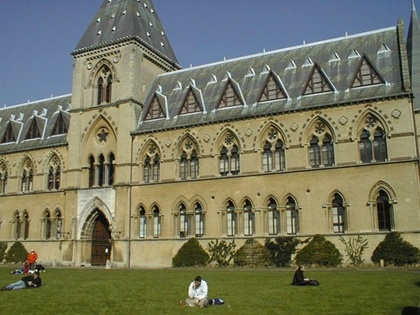
%> input picture Assignment5/epipolar/library1.jpg, 420 x 315 px, shrunk from 512 x 384 before the run
$ octave find_matches_ransac.m   (GNU Octave 9; MATLAB toolbox functions it lacks are replaced by stand-ins)
%> lines starting %> are read from the running program, lines starting %| are printed output that depends on the picture; in (x1, y1, x2, y2) boxes, pixels count from 0 and x2, y2 are one past the last pixel; in counts of white or black regions, pixels touching at a corner belong together; the program's own positions count from 1
### Assignment5/image_derivatives.m
function [Ix, Iy] = image_derivatives(I, sigma)
    G = gauss(sigma);
    D = gaussdx(sigma);
    Ix = conv2(conv2(I, G', 'same'), D, 'same');
    Iy = conv2(conv2(I, G, 'same'), D', 'same');
end

### Assignment5/image_derivatives2.m
function [Ixx, Iyy, Ixy] = image_derivatives2(I, sigma)
    [Ix, Iy] = image_derivatives(I, sigma);
    G = gauss(sigma);
    D = gaussdx(sigma);
    Ixx = conv2(conv2(Ix, G', 'same'), D, 'same');
    Iyy = conv2(conv2(Iy, G, 'same'), D', 'same');
    Ixy = conv2(conv2(Iy, D, 'same'), D', 'same');
end

### Assignment5/hessian_points.m
function [I_hess, px, py] = hessian_points( I, sigma, threshold)
%det(H(x, y)) = ?4(Ixx(x, y; ?)Iyy(x, y; ?) ? Ixy(x, y; ?)2)
[Ixx, Iyy, Ixy] = image_derivatives2(I, sigma);
I_hess = sigma^4*((Ixx.*Iyy) - Ixy.^2);

%nonmaxima supression
px = [];
py = [];

for i = 2:size(I_hess, 1)-1
    for j = 2:size(I_hess,2)-1
       M = I_hess(i-1:i+1, j-1:j+1);
       M(2,2) = 0;
       v = M(:);
       B = v>I_hess(i,j);
       if sum(B) == 0 && I_hess(i,j) >= threshold
           px = [px; i];
           py = [py; j];
       end
    end
end
end

### Assignment5/find_matches.m
function M = find_matches(I1, I2, sigma1, sigma2, t, bins, m)

[Hess1, py1, px1] = hessian_points(I1, sigma1, t);
[Hess2, py2, px2] = hessian_points(I2, sigma1, t);
D1 = descriptors_maglap(I1, px1, py1, m, sigma2, bins);
D2 = descriptors_maglap(I2, px2, py2, m, sigma2, bins);
[indices1, distances1] = find_correspondences(D1, D2);
[indices2, distances2] = find_correspondences(D2,D1);

match = 1;
M = [];

for i=1:length(indices1)
   j = indices1(i);
   if indices2(j) == i
       M = [M; zeros(1,5)];
       M(match,1) = px1(i);
       M(match,2) = py1(i);
       M(match,3) = px2(j);
       M(match,4) = py2(j);
       M(match,5) = distances1(i);
       match = match + 1;
   end
end

M = sortrows(M, 5);
%M = M(1:min(size(M,1),20),:);

end

### Assignment5/descriptors_maglap.m
function D = descriptors_maglap(I, px, py, m, sigma, bins)
rad = round((m - 1) / 2);
[h, w] = size(I);
D = zeros(length(px), bins ^ 2);
[Imag, Ilap] = features_maglap(I, sigma, bins);
for i = 1 : length(px)
minx = max([px(i) - rad, 1]);
maxx = min([px(i) + rad, w]);
miny = max([py(i) - rad, 1]);
maxy = min([py(i) + rad, h]);
Rmag = Imag(miny:maxy, minx:maxx);
Rlap = Ilap(miny:maxy, minx:maxx);
d = accumarray(cat(2, Rmag(:), Rlap(:)), 1, [bins, bins]);
D(i,:) = d(:) / sum(d(:));
end
end

### Assignment5/gradient_magnitude.m
function [Imag, Idir] = gradient_magnitude(I, sigma)
    [Ix, Iy] = image_derivatives(I, sigma);
    Imag = sqrt(Ix.^2+Iy.^2);
    Idir = atan2(Ix,Iy);
end

### Assignment5/features_maglap.m
function [Imag, Ilap] = features_maglap(I, sigma, bins)

    Imag = gradient_magnitude(I, sigma);
    [imgDxx, imgDxy, imgDyy] = image_derivatives2(I, sigma);
    Ilap = imgDxx + imgDyy;

    Imag(Imag > 100) = 100;
    Imag = floor(Imag * (bins / 101)) + 1;

    Ilap = Ilap + 60;
    Ilap(Ilap < 0) = 0;
    Ilap(Ilap > 119) = 119;
    Ilap = floor(Ilap * (bins / 120)) + 1;

### Assignment5/find_correspondences.m
function [indices, distances] = find_correspondences(D1, D2)

indices = zeros(size(D1,1),1);
distances = zeros(size(D1,1),1);

for i = 1:size(D1,1)
    ind = 0;
    min = 1;
   for j = 1:size(D2,1)
       d = hellinger(D1(i,:).',D2(j,:).');
       if d < min
           min = d;
           ind = j;
       end
   end
   indices(i) = ind;
   distances(i) = min;
end

end

### Assignment5/displaymatches.m
function displaymatches(I1, px1, py1, I2, px2, py2)
% Displays images I1, and I2 side by side and visualizes correspondences
% I1 - first image
% px1 - vector of X coordinates of points in first image
% py1 - vector of Y coordinates of points in first image
% I2 - second image
% px2 - vector of X coordinates of points in second image
% py2 - vector of Y coordinates of points in second image

px1 = px1(:); py1 = py1(:);
px2 = px2(:); py2 = py2(:);

[h1, w1, cn1] = size(I1);
[h2, w2, cn2] = size(I2);

h = max([h1, h2]);
w = w1 + w2 + 1;
cn = max([cn1,cn2]);
I = zeros(h, w, cn);
I(1:h1, 1:w1, 1:cn1) = I1;
I(1:h2, w1+2:w, 1:cn2) = I2;

fh = gcf;
imshow(uint8(I)); colormap gray;
figure(fh); hold on;
plot([w1+1,w1+1], [0, h], 'r', 'LineWidth', 4) ;
px2 = px2 + w1+1 ;
plot([px1', px2'], [py1', py2'], 'oy') ;
for i = 1 : length(px1)
   plot([px1(i),px2(i)], [py1(i),py2(i)], 'g-', 'LineWidth', 1) ;
end
hold off;

### Assignment5/ransac_fundamental2.m
function [F, e1, e2, px1, px2, error, p] = ransac_fundamental2(x1, x2, eps, k)
% Input:
% x1, x2 : 3xN matrix of N homogeneous points v 2D space
% eps : threshold for inliers
% k : number of iterations
% Output:
% F : 3x3 fundamental matrix: x2' * F * x1 = 0
% e1 : epipole in image 1: F * e1 = 0
% e2 : epipole in image 2: F' * e2 = 0
% x1, x2 : 3xNi matrix of Ni homogeneous inlier points
maks = 0;
error = 0;
p = 0;
for i=1:k
    randomIndices = randperm(length(x1), 8);
    [F, e1, e2] = fundamental_matrix(x1(randomIndices,:), x2(randomIndices,:));
    [x1in, x2in, error] = get_inliers(F, x1, x2, eps);
    if length(x1in)>maks
        px1 = x1in;
        px2 = x2in;
        [F, e1, e2] = fundamental_matrix(x1in, x2in);
        maks = length(x1in);
        p = length(x1in)/length(x1);
    end
end

px1 = px1(1:20,:);
px2 = px2(1:20,:);
end

### Assignment5/fundamental_matrix.m
function [F, e1, e2] = fundamental_matrix(x1, x2)
% Input: x1, x2 : 3xN N homogeneous points in 2D
% Output:
% F : 3x3 fundamental matrix: x2' * F * x1 = 0
% e1 : epipole in the first image: F * e1 = 0
% e2 : epipole in the second image: F' * e2 = 0

[px1, T1] = normalize_points(x1');
[px2, T2] = normalize_points(x2');
%px1 = x1;
%px2 = x2;
A = zeros(length(px1), 9);

for i = 1:length(px1)
    A(i,1) = px1(1,i)*px2(1,i);
    A(i,2) = px1(1,i)*px2(2,i);
    A(i,3) = px1(1,i);
    A(i,4) = px1(2,i)*px2(1,i);
    A(i,5) = px1(2,i)*px2(2,i);
    A(i,6) = px1(2,i);
    A(i,7) = px2(1,i);
    A(i,8) = px2(2,i);
    A(i,9) = 1;
end

[U, S, V] = svd(A);
v = V(:,9);
F = reshape(v,[3,3]);

[U, D, V] = svd(F);
D(end,end) = 0;
F = U*D*V';
F = T2'*F*T1;

[U, D, V] = svd(F);

e1 = V(:,3) / V(3,3);
e2 = U(:,3) / U(3,3);

### Assignment5/get_inliers.m
function [x1in, x2in, error] = get_inliers(F, x1, x2, eps)
x1in = [];
x2in = [];
error = -1;
for i=1:length(x1)
    [d, d1, d2] = reprojection_error([x1(i,:), 1]', [x2(i,:), 1]', F);
    if (d1 < eps) & (d2 < eps)
        x1in = [x1in; x1(i,:)];
        x2in = [x2in; x2(i,:)];
        error = d;
    end
end

### Assignment5/normalize_points.m
function [NP, T] = normalize_points(P)
P = P(1:2,:);
mu = mean(P,2);
scale = sqrt(2) / mean(sqrt(sum((P - repmat(mu,1,size(P,2))) .^ 2, 1)));
T = [scale, 0, -mu(1) * scale; 0, scale, -mu(2) * scale; 0, 0, 1] ;
NP = zeros(3,size(P, 2));
for i = 1 : size(P, 2)
NP(:,i) = T * [P(:,i);1];
end

### Assignment5/gauss.m
function [g, x] = gauss(sigma)
x = -round(3.0*sigma):round(3.0*sigma);
g = 1/(sqrt(2*pi)*sigma)*exp(-x.^2/(2*sigma^2)); %calculate Gaussian kernel for values of x (in one line)
g = g / sum(g) ; % normalization

### Assignment5/gaussdx.m
function dx = gaussdx(sigma)
x = -round(3.0*sigma):round(3.0*sigma);
dx = (-1)/(sqrt(2*pi)*sigma^3)*x.*exp(-x.^2/(2*sigma^2)); %calculate derivative of Gaussian kernel for values of x (in one line)
dx = dx / sum(abs(dx)) ; % normalization

### Assignment5/find_matches_ransac.m
I1 = imread('epipolar/library1.jpg');
%> I1 is the input picture: size 315x420x3 uint8; mean R, G, B 116.2, 117.4, 94.6
I2 = imread('epipolar/library2.jpg');
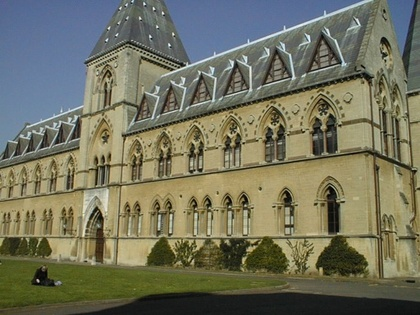
%> input picture Assignment5/epipolar/library2.jpg, 420 x 315 px, shrunk from 512 x 384 before the run
%> I2 is the input picture: size 315x420x3 uint8; mean R, G, B 114.3, 114.3, 93.7

sigma1 = 8;
sigma2 = 8;
t = 50;
bins = 16;
m = 41;
M = find_matches(rgb2gray(I1), rgb2gray(I2), sigma1, sigma2, t, bins, m);
%> in hessian_points, `I_hess = sigma^4*((Ixx.*Iyy) - Ixy.^2);`:
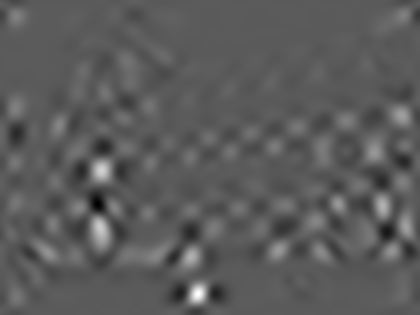
%> I_hess: size 315x420 double; min -1604251.4, max 2889001.7, mean 12471.8; drawn with min black and max white
%> after the loop in hessian_points, `for i = 2:size(I_hess, 1)-1`: M = [-5377.6 -7217.3 -9091.1; -22718.8 0 -26054.8; -39394.5 -41210.6 -42083]; px = 131 values from 2 to 314; py = 131 values, max 418 at index 126, min 4 at index 18, mean 207
%> in find_matches, `[Hess1, py1, px1] = hessian_points(I1, sigma1, t);`: py1 = 131 values from 2 to 314; px1 has the same summary as py in hessian_points
%> call 2 of hessian_points, with sigma = 8, threshold = 50
%> in hessian_points (call 2), `I_hess = sigma^4*((Ixx.*Iyy) - Ixy.^2);`:
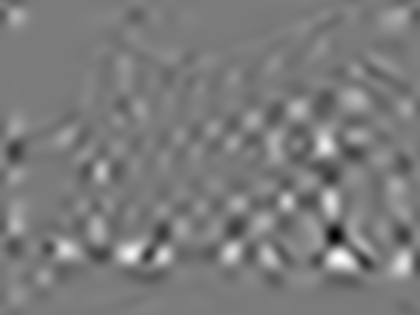
%> I_hess: size 315x420 double; min -1440613.5, max 1530375.6, mean 8979.7; drawn with min black and max white
%> after the loop in hessian_points (call 2), `for i = 2:size(I_hess, 1)-1`: M = [-110195.2 -102547.3 -94404.1; -115263.3 0 -100855.7; -116197.7 -110393.6 -103363.7]; px = 129 values from 11 to 312; py = 129 values, max 418 at index 17, min 16 at index 49, mean 216.8
%> in find_matches, `[Hess2, py2, px2] = hessian_points(I2, sigma1, t);`: py2 = 129 values from 11 to 312; px2 has the same summary as py in hessian_points
%> the loop in descriptors_maglap, `for i = 1 : length(px)` made 131 passes
%> (minx, maxx, miny, maxy) on passes 1 to 12: (339, 379, 1, 22), (266, 306, 1, 34), (95, 135, 1, 35), (384, 420, 1, 36), (1, 37, 1, 37), (213, 253, 1, 37), (152, 192, 1, 38), (55, 95, 1, 39), (325, 365, 1, 39), (283, 323, 5, 45), (259, 299, 12, 52), (115, 155, 13, 53)
%> pass 1, in descriptors_maglap, `Rlap = Ilap(miny:maxy, minx:maxx);`:
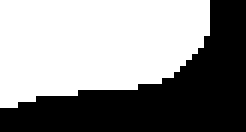
%> Rlap: size 22x41 double (shown 6 times larger); values 8 (black) and 9 (white), 56% white; 1 black region, box (x1, y1, x2, y2) and area: (0, 0, 41, 22) 397
%> after the loop in descriptors_maglap, `for i = 1 : length(px)`:
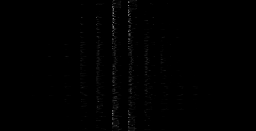
%> D: size 131x256 double; min 0, max 0.543, mean 0.00391
%> call 2 of features_maglap, with sigma = 8, bins = 16
%> in features_maglap (call 2), `Ilap = imgDxx + imgDyy;`:
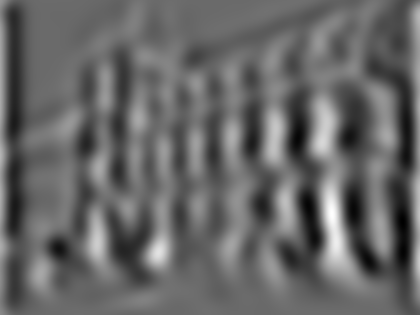
%> Ilap: size 315x420 double; min -26.49, max 36.72, mean -0.9; drawn with min black and max white
%> the loop in descriptors_maglap (call 2), `for i = 1 : length(px)` made 129 passes
%> (minx, maxx, miny, maxy) on passes 1 to 12: (221, 261, 1, 31), (332, 372, 1, 33), (95, 135, 1, 36), (136, 176, 1, 36), (304, 344, 1, 36), (1, 37, 1, 37), (380, 420, 1, 37), (169, 209, 1, 38), (284, 324, 7, 47), (264, 304, 12, 52), (203, 243, 14, 54), (114, 154, 16, 56)
%> after the loop in find_correspondences, `for i = 1:size(D1,1)`: distances = 131 values, max 0.64 at index 96, min 0.0659 at index 19, mean 0.284; indices = 131 values, max 129 at index 126, min 1 at index 6, mean 54.67
%> in find_matches, `[indices1, distances1] = find_correspondences(D1, D2);`: indices1 has the same summary as indices in find_correspondences; distances1 has the same summary as distances in find_correspondences
figure; displaymatches(I1, M(:,1), M(:,2), I2, M(:,3), M(:,4));

eps = 15;
k = 100;
[F, e1, e2, px1, px2, error, p] = ransac_fundamental2(M(:,1:2), M(:,3:4), eps, k);

figure; subplot(1,2,1); imshow(rgb2gray(I1)); title('Outlier(red), Inliers(glue)');
hold on; plot(pairs(:,1), pairs(:,2), 'r.', 'MarkerSize', 10);
%> (this line was passed over: pairs is not available in this run)
hold on; plot(px1(:,1), px1(:,2), 'b.', 'MarkerSize', 10);

subplot(1,2,2); imshow(rgb2gray(I2)); title(['Inliers: ', num2str(p*100), '1%, Error: ', num2str(error)]);
hold on; plot(pairs(:,3), pairs(:,4), 'r.', 'MarkerSize', 10);
%> (this line was passed over: pairs is not available in this run)
hold on; plot(px2(:,1), px2(:,2), 'b.', 'MarkerSize', 10);

figure; displaymatches(I1, px1(:,1), px1(:,2), I2, px2(:,1), px2(:,2));
%> after `displaymatches(I1, px1(:,1), px1(:,2), I2, px2(:,1), px2(:,2))`:
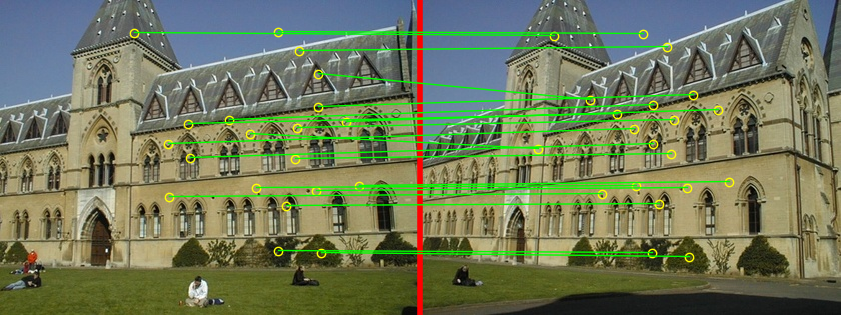
%> figure redrawn from the program's plot data
